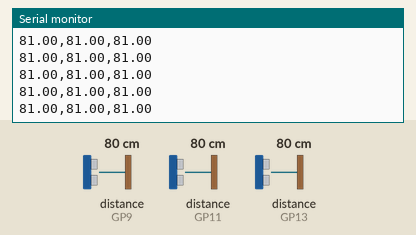
This sketch was run on a simulated Raspberry Pi Pico. On the bench: the last lines printed to the serial monitor. The test bench sets the inputs (shaded band); at power-on: distance to the obstacle (sensors on GP9, GP11, GP13) 80 cm. The echo pulse lasts 58.3 µs per cm.

Above: at 1.2 s.
1.3 s: distance to the obstacle (sensor on GP9) set to 2 cm
At 1.57 s:
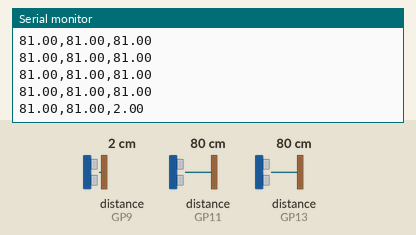
2.8 s: distance to the obstacle (sensor on GP11) set to 2 cm
At 2.96 s:
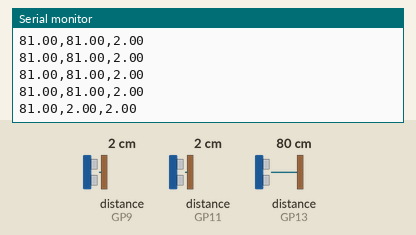
4.3 s: distance to the obstacle (sensor on GP13) set to 2 cm
At 4.56 s:
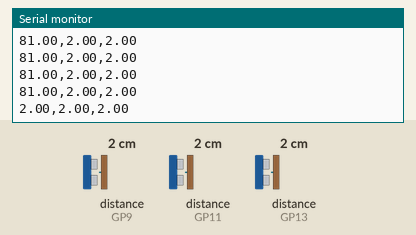
5.8 s: distance to the obstacle (sensor on GP9) set to 4 cm
At 5.96 s:
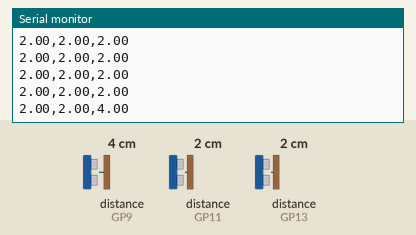
7.3 s: distance to the obstacle (sensor on GP11) set to 4 cm
At 7.36 s:
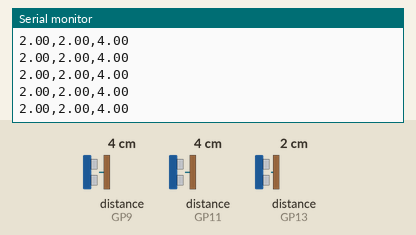
8.8 s: distance to the obstacle (sensor on GP13) set to 4 cm
At 8.96 s:
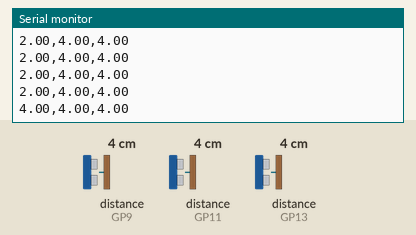
Timing chart, 0 to 11.3 s (numbered marks = the images above; inputs shaded):
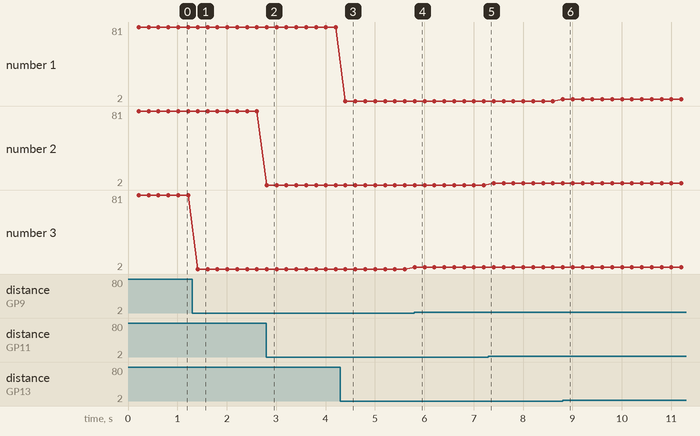

The sketch:

sensor_distance_55.ino
```cpp
// snippet: sensor_distance_55
// tags: distance, hcsr04, ultrasonic, trigger, echo, newping
// boards: avr, esp32, megaavr, nano33iot, rp2040
// not-tags: romi32u4
// library: NewPing
// description: Three HC-SR04 sensors: left(12/13), center(10/11), right(8/9)
// prompts: three, hc-sr04, sensors, left(12/13), center(10/11), right(8/9)
// verified: compile-only
// source: kd-generated (id 55)
// exact-include: NewPing.h

#include <NewPing.h>

#define TRIG_L 12
#define ECHO_L 13
#define TRIG_C 10
#define ECHO_C 11
#define TRIG_R 8
#define ECHO_R 9
#define MAX_DIST 200

NewPing sonarL(TRIG_L, ECHO_L, MAX_DIST);
NewPing sonarC(TRIG_C, ECHO_C, MAX_DIST);
NewPing sonarR(TRIG_R, ECHO_R, MAX_DIST);

float distL = 0.0;
float distC = 0.0;
float distR = 0.0;

unsigned long prevMs = 0;
const unsigned long INTERVAL = 200;

void setup() {
  Serial.begin(9600);
}

void loop() {
  unsigned long now = millis();
  if (now - prevMs >= INTERVAL) {
    prevMs = now;

    // Trigger left sensor
    distL = sonarL.ping_cm();  // NewPing: distance in cm (blocking ~10us-4ms)
    if (distL == 0) distL = -1.0; // out of range

    // Trigger center sensor
    distC = sonarC.ping_cm();  // NewPing: distance in cm (blocking ~10us-4ms)
    if (distC == 0) distC = -1.0; // out of range

    // Trigger right sensor
    distR = sonarR.ping_cm();  // NewPing: distance in cm (blocking ~10us-4ms)
    if (distR == 0) distR = -1.0; // out of range

    // Print distances as CSV
    Serial.print(distL); Serial.print(",");
    Serial.print(distC); Serial.print(",");
    Serial.println(distR);
  }
}
```

Measured:
- after the input at 1.3 s, the serial monitor: prints a new line after 0.11 s (image 1)
- after the input at 2.8 s, the serial monitor: prints a new line at once (image 2)
- after the input at 4.3 s, the serial monitor: prints a new line after 0.10 s (image 3)
- after the input at 5.8 s, the serial monitor: prints a new line at once (image 4)
- after the input at 8.8 s, the serial monitor: prints a new line at once (image 6)
- plotted number 3: 81 → 2 after the input at 1.3 s, 2 → 4 after the input at 5.8 s
